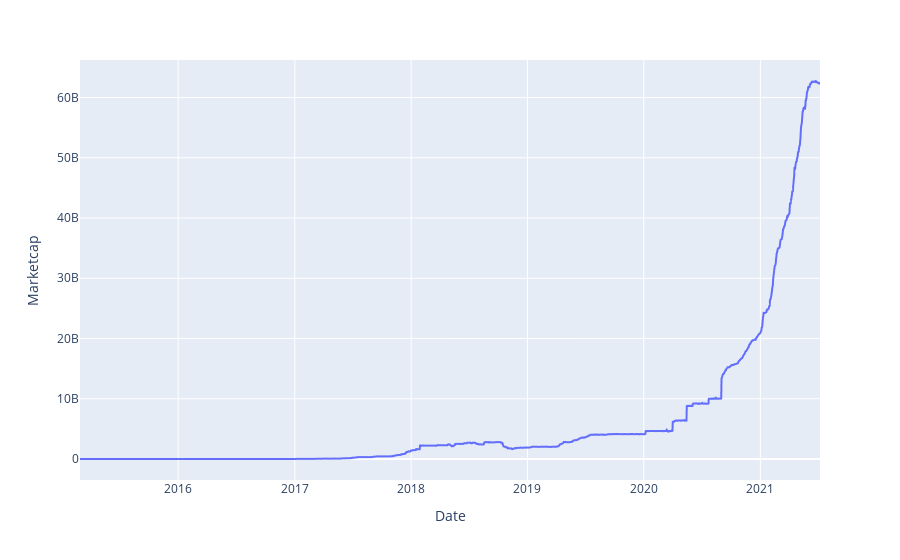

Source (notebook cell):
### Code cell
fig = px.line(data, x='Date', y="Marketcap")
fig.show();

### Figure 1 — Plotly figure (JSON) as saved in the notebook; plotly's stock layout.template omitted (floating-point values rounded to 4 significant figures; data arrays with more than 128 entries replaced by an {"elided": "..."} marker saying what was removed)
{"data": [{"hovertemplate": "Date=%{x}<br>Marketcap=%{y}<extra></extra>", "legendgroup": "", "line": {"color": "#636efa", "dash": "solid"}, "marker": {"symbol": "circle"}, "mode": "lines", "name": "", "showlegend": false, "x": {"elided": "2318 str values"}, "xaxis": "x", "y": {"elided": "2318 float values"}, "yaxis": "y", "type": "scattergl"}], "layout": {"xaxis": {"anchor": "y", "domain": [0, 1], "title": {"text": "Date"}}, "yaxis": {"anchor": "x", "domain": [0, 1], "title": {"text": "Marketcap"}}, "legend": {"tracegroupgap": 0}, "margin": {"t": 60}}}
